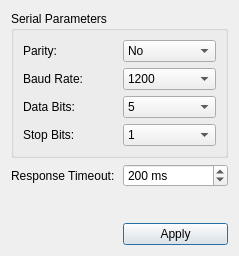
<?xml version="1.0" encoding="UTF-8"?>
<ui version="4.0">
 <class>SettingsDialog</class>
 <widget class="QDialog" name="SettingsDialog">
  <property name="geometry">
   <rect>
    <x>0</x>
    <y>0</y>
    <width>239</width>
    <height>256</height>
   </rect>
  </property>
  <property name="windowTitle">
   <string>Modbus Settings</string>
  </property>
  <layout class="QGridLayout" name="gridLayout">
   <item row="0" column="0" colspan="2">
    <widget class="QGroupBox" name="groupBox">
     <property name="title">
      <string>Serial Parameters</string>
     </property>
     <layout class="QGridLayout" name="gridLayout_2">
      <item row="0" column="0">
       <widget class="QLabel" name="label_2">
        <property name="text">
         <string>Parity:</string>
        </property>
       </widget>
      </item>
      <item row="0" column="1">
       <widget class="QComboBox" name="parityCombo">
        <item>
         <property name="text">
          <string>No</string>
         </property>
        </item>
        <item>
         <property name="text">
          <string>Even</string>
         </property>
        </item>
        <item>
         <property name="text">
          <string>Odd</string>
         </property>
        </item>
        <item>
         <property name="text">
          <string>Space</string>
         </property>
        </item>
        <item>
         <property name="text">
          <string>Mark</string>
         </property>
        </item>
       </widget>
      </item>
      <item row="1" column="0">
       <widget class="QLabel" name="label_3">
        <property name="text">
         <string>Baud Rate:</string>
        </property>
       </widget>
      </item>
      <item row="1" column="1">
       <widget class="QComboBox" name="baudCombo">
        <item>
         <property name="text">
          <string>1200</string>
         </property>
        </item>
        <item>
         <property name="text">
          <string>2400</string>
         </property>
        </item>
        <item>
         <property name="text">
          <string>4800</string>
         </property>
        </item>
        <item>
         <property name="text">
          <string>9600</string>
         </property>
        </item>
        <item>
         <property name="text">
          <string>19200</string>
         </property>
        </item>
        <item>
         <property name="text">
          <string>38400</string>
         </property>
        </item>
        <item>
         <property name="text">
          <string>57600</string>
         </property>
        </item>
        <item>
         <property name="text">
          <string>115200</string>
         </property>
        </item>
       </widget>
      </item>
      <item row="2" column="0">
       <widget class="QLabel" name="label_4">
        <property name="text">
         <string>Data Bits:</string>
        </property>
       </widget>
      </item>
      <item row="2" column="1">
       <widget class="QComboBox" name="dataBitsCombo">
        <item>
         <property name="text">
          <string>5</string>
         </property>
        </item>
        <item>
         <property name="text">
          <string>6</string>
         </property>
        </item>
        <item>
         <property name="text">
          <string>7</string>
         </property>
        </item>
        <item>
         <property name="text">
          <string>8</string>
         </property>
        </item>
       </widget>
      </item>
      <item row="3" column="0">
       <widget class="QLabel" name="label_5">
        <property name="text">
         <string>Stop Bits:</string>
        </property>
       </widget>
      </item>
      <item row="3" column="1">
       <widget class="QComboBox" name="stopBitsCombo">
        <item>
         <property name="text">
          <string>1</string>
         </property>
        </item>
        <item>
         <property name="text">
          <string>3</string>
         </property>
        </item>
        <item>
         <property name="text">
          <string>2</string>
         </property>
        </item>
       </widget>
      </item>
     </layout>
    </widget>
   </item>
   <item row="1" column="0">
    <widget class="QLabel" name="label">
     <property name="text">
      <string>Response Timeout:</string>
     </property>
    </widget>
   </item>
   <item row="1" column="1">
    <widget class="QSpinBox" name="timeoutSpinner">
     <property name="accelerated">
      <bool>true</bool>
     </property>
     <property name="suffix">
      <string> ms</string>
     </property>
     <property name="minimum">
      <number>-1</number>
     </property>
     <property name="maximum">
      <number>2000</number>
     </property>
     <property name="singleStep">
      <number>20</number>
     </property>
     <property name="value">
      <number>200</number>
     </property>
    </widget>
   </item>
   <item row="2" column="1">
    <spacer name="verticalSpacer">
     <property name="orientation">
      <enum>Qt::Vertical</enum>
     </property>
     <property name="sizeHint" stdset="0">
      <size>
       <width>20</width>
       <height>43</height>
      </size>
     </property>
    </spacer>
   </item>
   <item row="3" column="1">
    <widget class="QPushButton" name="applyButton">
     <property name="text">
      <string>Apply</string>
     </property>
    </widget>
   </item>
  </layout>
 </widget>
 <resources/>
 <connections/>
</ui>
